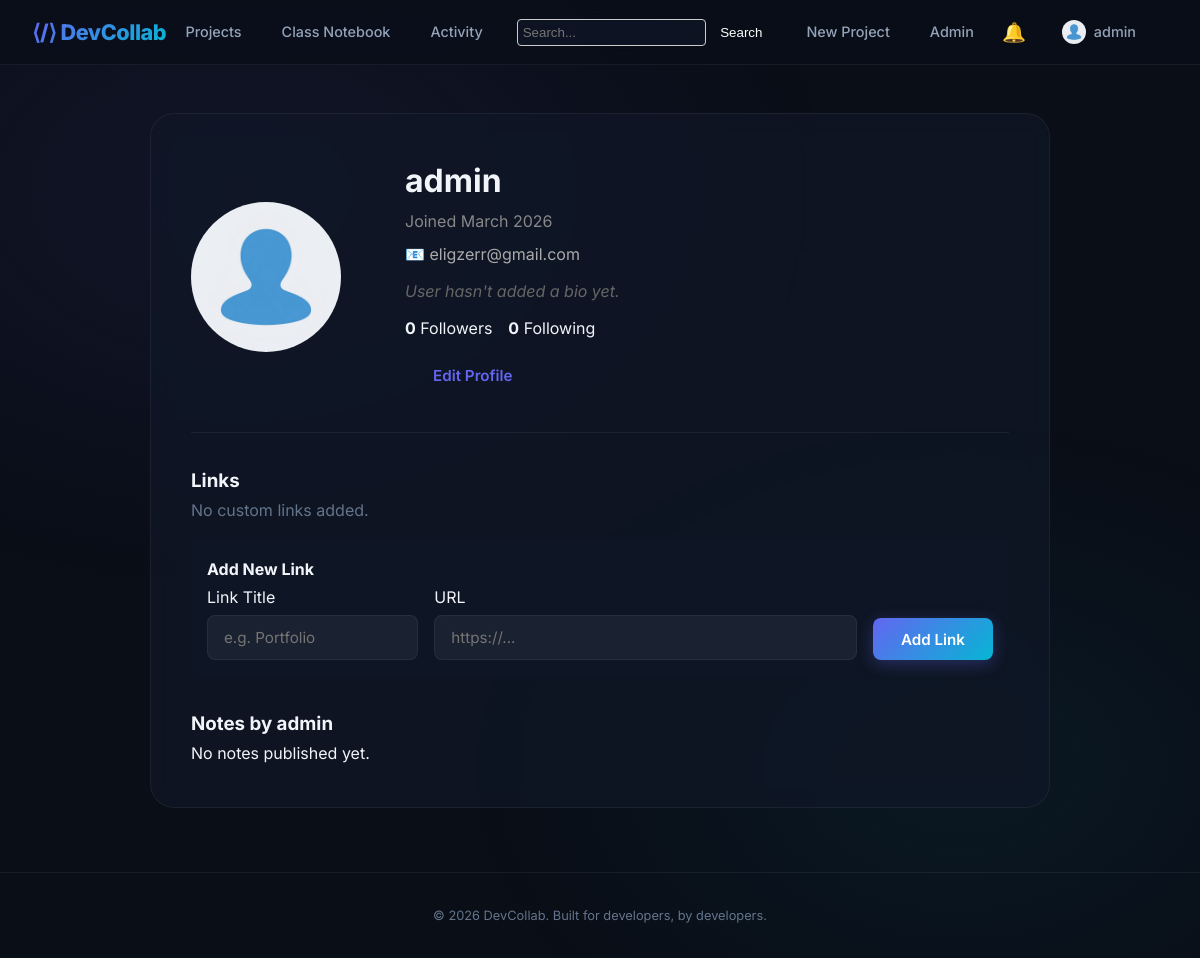
The app's page /user/admin (signed in) with its own data.
### models.py (models this page shows, shortened)
class User(UserMixin, db.Model):
    __tablename__ = 'users'
    id = db.Column(db.Integer, primary_key=True)
    username = db.Column(db.String(80), unique=True, nullable=False, index=True)
    email = db.Column(db.String(120), unique=True, nullable=False, index=True)
    password_hash = db.Column(db.String(256), nullable=False)
    bio = db.Column(db.Text, default='')
    github_link = db.Column(db.String(200), default='')
    profile_image = db.Column(db.String(120), default='default.jpg')
    is_admin = db.Column(db.Boolean, default=False)
    is_active = db.Column(db.Boolean, default=True)
    created_at = db.Column(db.DateTime, default=lambda: datetime.now(timezone.utc))
    projects = db.relationship('Project', backref='owner', lazy='dynamic')
    snippets = db.relationship('CodeSnippet', backref='author', lazy='dynamic')
    comments = db.relationship('Comment', backref='author', lazy='dynamic')
    note_likes = db.relationship('NoteLike', backref='user', lazy='dynamic', cascade='all, delete-orphan')
    links = db.relationship('UserLink', backref='user', lazy='dynamic', cascade='all, delete-orphan')
    followers = db.relationship('Follow', foreign_keys='Follow.following_id', backref='following', lazy='dynamic', cascade='all, delete-orphan')
    followed = db.relationship('Follow', foreign_keys='Follow.follower_id', backref='follower', lazy='dynamic', cascade='all, delete-orphan')
    messages_sent = db.relationship('Message', foreign_keys='Message.sender_id', backref='sender', lazy='dynamic', cascade='all, delete-orphan')
    messages_received = db.relationship('Message', foreign_keys='Message.receiver_id', backref='receiver', lazy='dynamic', cascade='all, delete-orphan')
    notifications = db.relationship('Notification', backref='user', lazy='dynamic', cascade='all, delete-orphan')
    pinned_notes = db.relationship('PinnedNote', backref='user', lazy='dynamic', cascade='all, delete-orphan')

### routes/user.py (the view)
@user_bp.route('/user/<username>')
def profile(username):
    user = User.query.filter_by(username=username).first_or_404()
    notes = ClassNote.query.filter_by(created_by=user.username).order_by(ClassNote.created_at.desc()).all()
    link_form = UserLinkForm()
    is_following = False
    if current_user.is_authenticated:
        is_following = Follow.query.filter_by(follower_id=current_user.id, following_id=user.id).first() is not None
    return render_template('user/profile.html', user=user, notes=notes, link_form=link_form, is_following=is_following)

### forms.py
class UserLinkForm(FlaskForm):
    title = StringField('Link Title', validators=[DataRequired(), Length(max=100)])
    url = StringField('URL', validators=[DataRequired(), Length(max=500)])
    submit = SubmitField('Add Link')

### templates/user/profile.html (shortened to what this page needs)
{% extends "base.html" %}
{% block content %}
<div class="user-profile">
    <div class="profile-header" style="display: flex; align-items: center; margin-bottom: 2rem;">
        <img src="{{ url_for('static', filename='profile_pics/' + (user.profile_image or 'default.jpg')) }}" alt="{{ user.username }} Profile Picture" style="width: 150px; height: 150px; border-radius: 50%; object-fit: cover; margin-right: 2rem;">
        <div>
            <h1>{{ user.username }}</h1>
            <p class="text-muted" style="color: #888;">Joined {{ user.created_at.strftime('%B %Y') }}</p>
            <p style="margin-top: 5px; color: #aaa;">📧 {{ user.email }}</p>
            {% if user.bio %}
                <p style="margin-top: 10px;">{{ user.bio }}</p>
            {% else %}
                <p style="color: #666; font-style: italic; margin-top: 10px;">User hasn't added a bio yet.</p>
            {% endif %}
            <div style="display: flex; gap: 1rem; margin-top: 10px;">
                <span title="Followers"><strong>{{ user.followers.count() }}</strong> Followers</span>
                <span title="Following"><strong>{{ user.followed.count() }}</strong> Following</span>
            </div>
            {% if current_user.is_authenticated and current_user.id == user.id %}
                <a href="{{ url_for('user.edit_profile') }}" class="btn" style="display:inline-block; margin-top: 10px;">Edit Profile</a>
            {% endif %}
        </div>
    </div>
    <div class="profile-links" style="margin-bottom: 2rem;">
        <h3>Links</h3>
        {% if user.links.count() > 0 %}
            <ul style="list-style: none; padding: 0;">
            {% for link in user.links %}
                <li style="margin-bottom: 0.5rem; display: flex; align-items: center; gap: 0.5rem;">
                    <a href="{{ link.url }}" target="_blank" style="color: var(--accent); text-decoration: none;">🔗 {{ link.title }}</a>
                    {% if current_user.is_authenticated and current_user.id == user.id %}
                        <form action="{{ url_for('user.delete_link', user_id=user.id, link_id=link.id) }}" method="POST" style="display:inline;">
                            <input type="hidden" name="csrf_token" value="{{ csrf_token() }}">
                            <button type="submit" style="background:none; border:none; color: var(--danger); cursor:pointer; font-size: 0.8rem;">[Delete]</button>
                        </form>
                    {% endif %}
                </li>
            {% endfor %}
            </ul>
        {% else %}
            <p class="text-muted">No custom links added.</p>
        {% endif %}
        {% if current_user.is_authenticated and current_user.id == user.id %}
        <div class="add-link-form" style="margin-top: 1rem; padding: 1rem; background: var(--bg-card); border-radius: 8px;">
            <h4>Add New Link</h4>
            <form action="{{ url_for('user.add_link') }}" method="POST" style="display: flex; gap: 1rem; align-items: flex-end; flex-wrap: wrap;">
                <div style="flex: 1; min-width: 150px;">
                    {{ link_form.title.label(style="display:block; margin-bottom:0.25rem;") }}
                    {{ link_form.title(class="form-control", placeholder="e.g. Portfolio") }}
                </div>
                <div style="flex: 2; min-width: 250px;">
                    {{ link_form.url.label(style="display:block; margin-bottom:0.25rem;") }}
                    {{ link_form.url(class="form-control", placeholder="https://...") }}
                </div>
                <div>
                    {{ link_form.submit(class="btn btn-primary") }}
                </div>
            </form>
        </div>
        {% endif %}
    </div>
    <h3>Notes by {{ user.username }}</h3>
    {% if notes %}
        <div class="card-grid">
            {% for note in notes %}
            <div class="card">
                <h3><a href="{{ url_for('notes.detail', note_id=note.id) }}">{{ note.title }}</a></h3>
                <div class="meta">
                    Last updated: {{ note.updated_at.strftime('%Y-%m-%d %H:%M:%S') }}
                </div>
                <div class="preview">
                    {{ note.content[:150] }}{% if note.content|length > 150 %}...{% endif %}
                </div>
            </div>
            {% endfor %}
        </div>
    {% else %}
        <p>No notes published yet.</p>
    {% endif %}
</div>
{% endblock %}

### templates/base.html (shortened to what this page needs)
<!DOCTYPE html>
<html lang="en">
<head>
    <link rel="stylesheet" href="{{ url_for('static', filename='css/style.css') }}">
</head>
<body>
    <nav class="navbar">
        <div class="navbar-inner">
            <a href="{{ url_for('main.index') }}" class="navbar-brand">⟨/⟩ DevCollab</a>
            <ul class="navbar-links">
                <li><a href="{{ url_for('projects.list_projects') }}">Projects</a></li>
                <li><a href="{{ url_for('notes.list_notes') }}">Class Notebook</a></li>
                <li><a href="{{ url_for('activity.feed') }}">Activity</a></li>
                <li>
                    <form action="{{ url_for('main.search') }}" method="get" class="search-form" style="display:inline-block; margin: 0 10px;">
                        <input type="text" name="q" placeholder="Search..." value="{{ request.args.get('q', '') }}" style="padding: 5px; border-radius: 4px; border: 1px solid #ccc; background-color: var(--bg-card); color: var(--text-main);">
                        <button type="submit" style="padding: 5px 10px; background-color: var(--accent); color:white; border:none; border-radius: 4px; cursor:pointer;">Search</button>
                    </form>
                </li>
                {% if current_user.is_authenticated %}
                    <li><a href="{{ url_for('projects.create_project') }}">New Project</a></li>
                    {% if current_user.is_admin %}
                        <li><a href="{{ url_for('admin.dashboard') }}">Admin</a></li>
                    {% endif %}
                    <li class="nav-item">
                        <a href="{{ url_for('user.notifications') }}" style="position: relative; display: flex; align-items: center; justify-content: center; width: 32px; height: 32px; text-decoration: none;">
                            <span style="font-size: 1.2rem;">🔔</span>
                        </a>
                    </li>
                    <li class="nav-item" style="position: relative; padding-right: 1rem; margin-left: 0.5rem;">
                        <a href="#" style="vertical-align: middle; display: flex; align-items: center; gap: 0.5rem;">
                            <img src="{{ url_for('static', filename='profile_pics/' + (current_user.profile_image or 'default.jpg')) }}" alt="Avatar" style="width: 24px; height: 24px; border-radius: 50%; object-fit: cover;">
                            {{ current_user.username }}
                        </a>
                    </li>
                {% else %}
                    <li><a href="{{ url_for('auth.login') }}">Sign In</a></li>
                    <li><a href="{{ url_for('auth.register') }}" class="nav-cta">Get Started</a></li>
                {% endif %}
            </ul>
        </div>
    </nav>
    <main>
        {% block content %}{% endblock %}
    </main>
    <footer class="footer">
        &copy; 2026 DevCollab. Built for developers, by developers.
    </footer>
</body>
</html>

### static/css/style.css (style rules this page uses)
:root { --bg-primary: #0a0e17; --bg-secondary: #111827; --bg-card: rgba(17, 24, 39, 0.7); --bg-card-hover: rgba(30, 41, 59, 0.8); --bg-glass: rgba(255, 255, 255, 0.03); --bg-input: rgba(255, 255, 255, 0.05); --text-primary: #f1f5f9; --text-secondary: #94a3b8; --text-muted: #64748b; --accent-primary: #6366f1; --accent-primary-hover: #818cf8; --accent-secondary: #06b6d4; --accent-gradient: linear-gradient(135deg, #6366f1, #06b6d4); --accent-gradient-warm: linear-gradient(135deg, #f59e0b, #ef4444); --accent-glow: rgba(99, 102, 241, 0.3); --border-color: rgba(255, 255, 255, 0.06); --border-glow: rgba(99, 102, 241, 0.4); --success: #10b981; --danger: #ef4444; --warning: #f59e0b; --info: #06b6d4; --radius-sm: 8px; --radius-md: 12px; --radius-lg: 16px; --radius-xl: 24px; --shadow-sm: 0 2px 8px rgba(0, 0, 0, 0.3); --shadow-md: 0 4px 16px rgba(0, 0, 0, 0.4); --shadow-lg: 0 8px 32px rgba(0, 0, 0, 0.5); --shadow-glow: 0 0 20px rgba(99, 102, 241, 0.15); --transition-fast: 0.15s ease; --transition-base: 0.25s ease; --transition-slow: 0.4s ease; }
*, *::before, *::after { box-sizing: border-box; margin: 0; padding: 0; }
html { scroll-behavior: smooth; }
body { font-family: 'Inter', -apple-system, BlinkMacSystemFont, sans-serif; background: var(--bg-primary); color: var(--text-primary); line-height: 1.7; min-height: 100vh; overflow-x: hidden; }
body::before { content: ''; position: fixed; inset: 0; background: radial-gradient(ellipse 600px 400px at 20% 20%, rgba(99, 102, 241, 0.08), transparent), radial-gradient(ellipse 500px 350px at 80% 80%, rgba(6, 182, 212, 0.06), transparent); z-index: -1; pointer-events: none; }
a { color: var(--accent-primary); text-decoration: none; transition: color var(--transition-fast); }
.navbar { position: sticky; top: 0; z-index: 100; backdrop-filter: blur(20px) saturate(180%); background: rgba(10, 14, 23, 0.8); border-bottom: 1px solid var(--border-color); padding: 0 2rem; }
.navbar-inner { max-width: 1280px; margin: 0 auto; display: flex; align-items: center; justify-content: space-between; height: 64px; }
.navbar-brand { font-size: 1.35rem; font-weight: 800; background: var(--accent-gradient); -webkit-background-clip: text; -webkit-text-fill-color: transparent; background-clip: text; letter-spacing: -0.02em; }
.navbar-links { display: flex; align-items: center; gap: 0.5rem; list-style: none; }
.navbar-links a { color: var(--text-secondary); padding: 0.5rem 1rem; border-radius: var(--radius-sm); font-weight: 500; font-size: 0.9rem; transition: all var(--transition-fast); }
.btn { display: inline-flex; align-items: center; gap: 0.5rem; padding: 0.7rem 1.75rem; border-radius: var(--radius-sm); font-weight: 600; font-size: 0.95rem; cursor: pointer; border: none; transition: all var(--transition-base); font-family: inherit; }
.btn-primary { background: var(--accent-gradient); color: #fff; box-shadow: 0 4px 15px rgba(99, 102, 241, 0.3); }
.form-control { width: 100%; padding: 0.75rem 1rem; background: var(--bg-input); border: 1px solid var(--border-color); border-radius: var(--radius-sm); color: var(--text-primary); font-family: inherit; font-size: 0.95rem; transition: all var(--transition-fast); outline: none; }
.footer { text-align: center; padding: 2rem; color: var(--text-muted); font-size: 0.8rem; border-top: 1px solid var(--border-color); margin-top: 4rem; }
.text-muted { color: var(--text-muted); }
.user-profile { max-width: 900px; margin: 3rem auto; padding: 2.5rem; background: var(--bg-card); border: 1px solid var(--border-color); border-radius: var(--radius-xl); backdrop-filter: blur(10px); }
.profile-header { display: flex; align-items: flex-start; gap: 2rem; margin-bottom: 3rem; padding-bottom: 2rem; border-bottom: 1px solid var(--border-color); }

### records on screen
User: profile_image (placeholder picture), username "admin", created_at "March 2026", email "eligzerr@gmail.com"

### other values on screen
{{ user.followers.count() }} "0"
{{ user.followed.count() }} "0"
{{ link_form.title.label(style="display:block; margin-bottom:0.25rem;") }} "Link Title"
{{ link_form.url.label(style="display:block; margin-bottom:0.25rem;") }} "URL"
